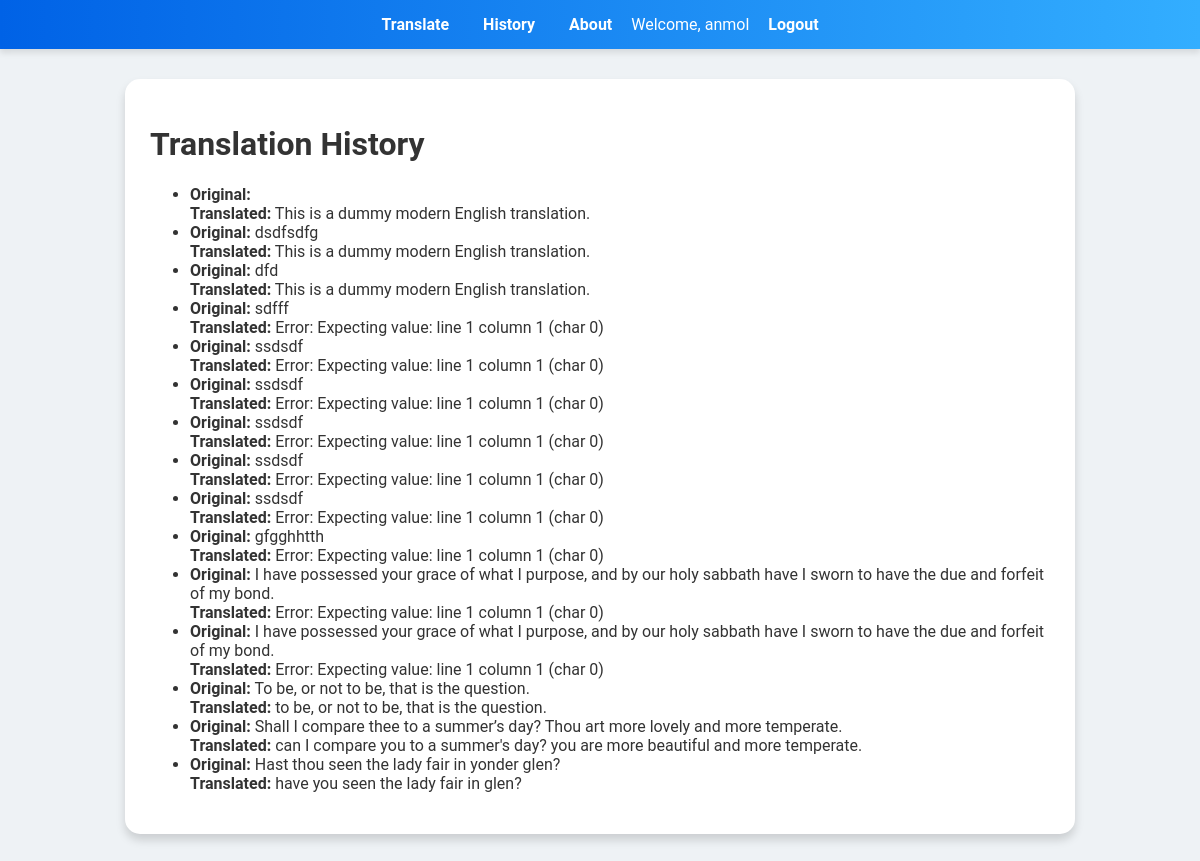
The page /history (signed in) on the database its author committed.
### app.py (models this page shows)
class User(db.Model):
    id = db.Column(db.Integer, primary_key=True)
    username = db.Column(db.String(100), unique=True, nullable=False)
    password = db.Column(db.String(200), nullable=False)

class TranslationHistory(db.Model):
    id = db.Column(db.Integer, primary_key=True)
    user_id = db.Column(db.Integer, db.ForeignKey('user.id'), nullable=False)
    input_text = db.Column(db.Text, nullable=False)
    output_text = db.Column(db.Text, nullable=False)

### app.py (the view)
@app.route('/history')
def history():
    if 'user' not in session:
        return redirect(url_for('login'))
    user = User.query.filter_by(username=session['user']).first()
    user_history = TranslationHistory.query.filter_by(user_id=user.id).all()
    return render_template('History.html', history=user_history)

### templates/History.html
{% extends "Base.html" %}
{% block content %}
<div class="container">
    <h1>Translation History</h1>
    {% if history %}
        <ul>
            {% for entry in history %}
            <li>
                <strong>Original:</strong> {{ entry.input_text }}<br>
                <strong>Translated:</strong> {{ entry.output_text }}
            </li>
            {% endfor %}
        </ul>
    {% else %}
        <p>No history available.</p>
    {% endif %}
</div>
{% endblock %}

### templates/Base.html (shortened to what this page needs)
<!DOCTYPE html>
<html lang="en">
<head>
    <link rel="stylesheet" href="{{ url_for('static', filename='style.css') }}">
</head>
<body>
    <nav>
        <a href="{{ url_for('translate') }}">Translate</a>
        <a href="{{ url_for('history') }}">History</a>
        <a href="{{ url_for('about') }}">About</a>
        {% if 'user' in session %}
            <span>Welcome, {{ session['user'] }}</span>
            <a href="{{ url_for('logout') }}">Logout</a>
        {% else %}
            <a href="{{ url_for('login') }}">Login</a>
            <a href="{{ url_for('register') }}">Register</a>
        {% endif %}
    </nav>
    <main>
        {% block content %}{% endblock %}
    </main>
</body>
</html>

### static/style.css (style rules this page uses)
body { font-family: 'Roboto', Arial, sans-serif; background-color: #eef2f5; margin: 0; color: #333; }
nav { background: linear-gradient(90deg, #0062e6, #33aeff); color: white; padding: 15px 20px; text-align: center; box-shadow: 0 4px 6px rgba(0, 0, 0, 0.1); }
nav a { color: white; margin: 0 15px; text-decoration: none; font-weight: bold; transition: color 0.3s ease; }
.container { max-width: 900px; margin: 30px auto; padding: 25px; background: #ffffff; border-radius: 15px; box-shadow: 0 6px 10px rgba(0, 0, 0, 0.15); animation: fadeIn 1s ease; }

### rows shown on the page
User: user "anmol"
TranslationHistory: output_text "This is a dummy modern English translation."
TranslationHistory: input_text "dsdfsdfg", output_text "This is a dummy modern English translation."
TranslationHistory: input_text "dfd", output_text "This is a dummy modern English translation."
TranslationHistory: input_text "sdfff", output_text "Error: Expecting value: line 1 column 1 (char 0)"
TranslationHistory: input_text "ssdsdf", output_text "Error: Expecting value: line 1 column 1 (char 0)"
TranslationHistory: input_text "ssdsdf", output_text "Error: Expecting value: line 1 column 1 (char 0)"
TranslationHistory: input_text "ssdsdf", output_text "Error: Expecting value: line 1 column 1 (char 0)"
TranslationHistory: input_text "ssdsdf", output_text "Error: Expecting value: line 1 column 1 (char 0)"
TranslationHistory: input_text "ssdsdf", output_text "Error: Expecting value: line 1 column 1 (char 0)"
TranslationHistory: input_text "gfgghhtth", output_text "Error: Expecting value: line 1 column 1 (char 0)"
TranslationHistory: input_text "I have possessed your grace of what I purpose, and by our holy sabbath have I sworn to have the due and forfeit of my bond.", output_text "Error: Expecting value: line 1 column 1 (char 0)"
TranslationHistory: input_text "I have possessed your grace of what I purpose, and by our holy sabbath have I sworn to have the due and forfeit of my bond.", output_text "Error: Expecting value: line 1 column 1 (char 0)"
TranslationHistory: input_text "To be, or not to be, that is the question.", output_text "to be, or not to be, that is the question."
TranslationHistory: input_text "Shall I compare thee to a summer’s day? Thou art more lovely and more temperate.", output_text "can I compare you to a summer's day? you are more beautiful and more temperate."
TranslationHistory: input_text "Hast thou seen the lady fair in yonder glen?", output_text "have you seen the lady fair in glen?"
